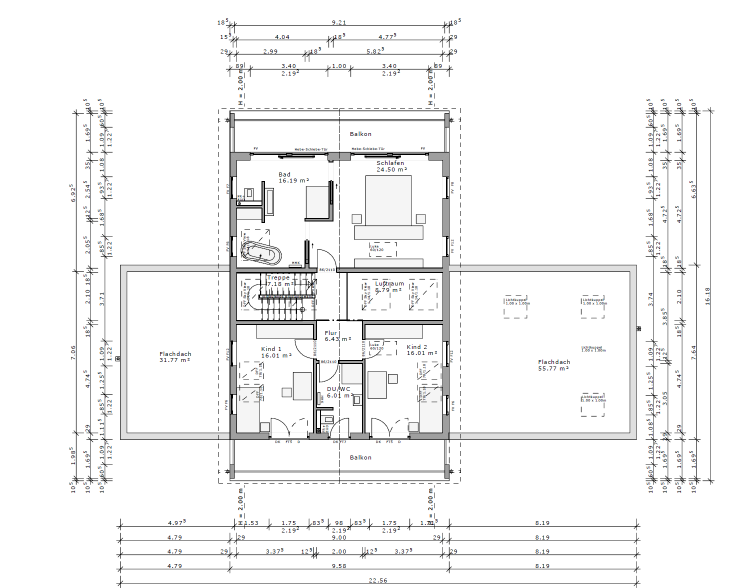
#> input picture demo/Floorplan_1stFloor.png, 1471 x 1175 px (shown at 1/2 size)
$ python demo.py --im_path demo/Floorplan_1stFloor.png
#> lines starting #> are read from the running program, lines starting #| are printed output that depends on the picture; after the words box and inside, x2 and y2 are one past the last pixel; in counts of white or black regions, pixels touching at a corner belong together
#> in main, im is the input picture: shape (1175, 1471, 3); mean R, G, B 244, 244, 244
### preprocess.py
from PIL import Image, ImageEnhance, ImageFilter, ImageOps
from matplotlib import pyplot as plt
import imageio.v2 as imageio
import numpy as np
import argparse
import cv2

parser = argparse.ArgumentParser()
parser.add_argument('--im_path', type=str, default='demo/Floorplan_1stFloor.png',
                    help='input image paths.')


def preprocessing(image, noise_removal_threshold=200):
#> called with noise_removal_threshold = 20
    gray = cv2.cvtColor(image, cv2.COLOR_BGR2GRAY)
    blur = cv2.GaussianBlur(gray, (3, 3), 0)

    # Apply adaptive thresholding
    _, binary = cv2.threshold(
        blur, 0, 255, cv2.THRESH_BINARY_INV + cv2.THRESH_OTSU)
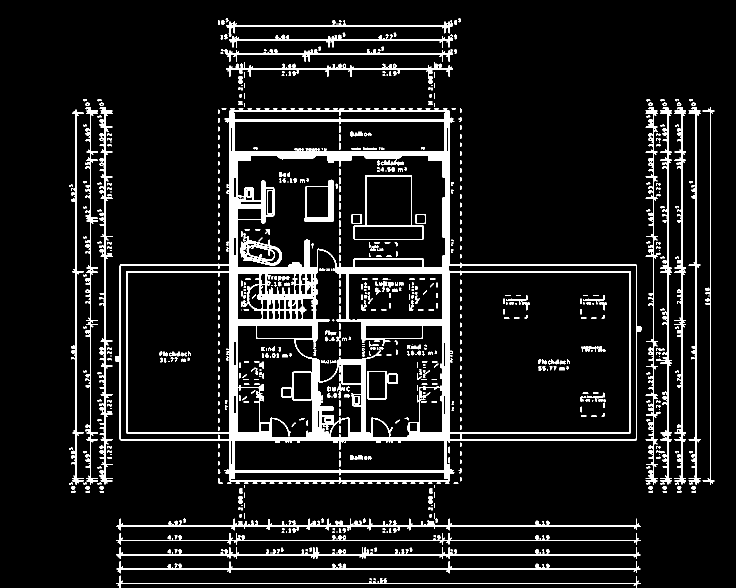
#> binary: shape (1175, 1471) (shown at 1/2 size); 9% white; 852 white regions (178 under 20 px)

    # Filter using contour area and remove small noise
    cnts = cv2.findContours(binary, cv2.RETR_TREE, cv2.CHAIN_APPROX_SIMPLE)
#> cnts = 1178 contours, 835 with area under 20; largest, box (x1, y1, x2, y2) and area: (230, 216, 1283, 968) 535436, (899, 544, 1260, 866) 115507, (474, 310, 892, 535) 81974, (254, 544, 459, 866) 65437, (590, 499, 885, 876) 42320
    cnts = cnts[0] if len(cnts) == 2 else cnts[1]
    for c in cnts:
        area = cv2.contourArea(c)
        if area < 10000:
            cv2.drawContours(binary, [c], -1, (0, 0, 0), -1)
#> this loop made 1178 passes
#> area on passes 3, 6, 8: 1265, 26.5, 1527
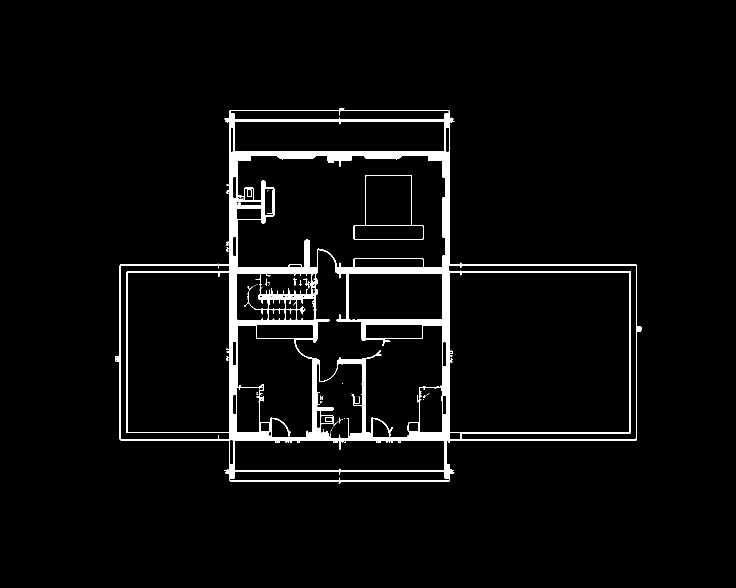
#> binary: shape (1175, 1471) (shown at 1/2 size); 3.8% white; 33 white regions (25 under 20 px), largest, box (x1, y1, x2, y2) and area: (230, 216, 1283, 968) 63980, (707, 350, 847, 480) 893, (586, 557, 594, 571) 36
    # Morph close and invert image
    kernel = cv2.getStructuringElement(cv2.MORPH_RECT, (5, 5))
#> kernel = [[1, 1, 1, 1, 1], [1, 1, 1, 1, 1], [1, 1, 1, 1, 1], [1, 1, 1, 1, 1], [1, 1, 1, 1, 1]]
    close = 255 - cv2.morphologyEx(binary,
                                   cv2.MORPH_CLOSE, kernel, iterations=2)
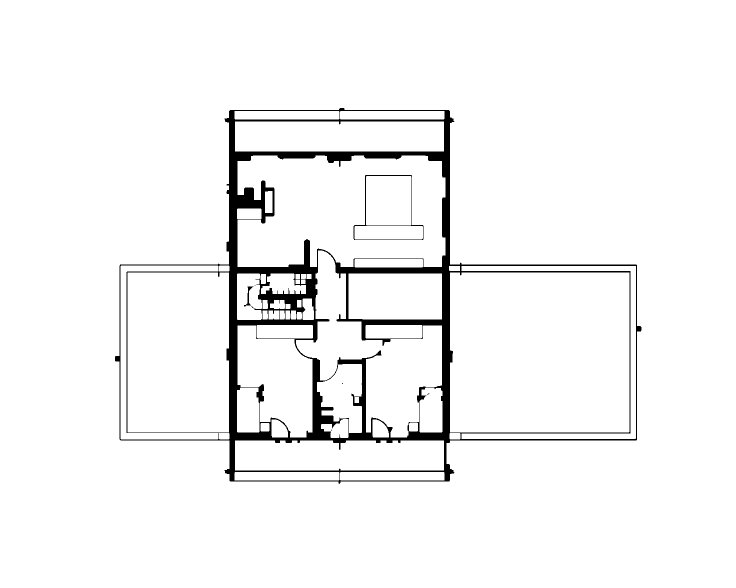
#> close: shape (1175, 1471) (shown at 1/2 size); 95.8% white; 8 black regions (6 under 20 px), largest, box (x1, y1, x2, y2) and area: (230, 216, 1283, 968) 71712, (707, 350, 847, 480) 893

    return image, close


def makeImageBetter(img, noise_removal_threshold=200):
    img, processed_image = preprocessing(img, noise_removal_threshold)
    # Convert the processed image to RGB
    processed_image_rgb = cv2.cvtColor(processed_image, cv2.COLOR_GRAY2RGB)
    # Ensure the processed image has the same type and format as the input image
    processed_image_rgb = processed_image_rgb.astype(np.uint8)

    return processed_image_rgb


# [15 lines left out: function main, not called in this run]


# [3 lines that do not run on import are left out]

### demo.py
from matplotlib import pyplot as plt
import os
import argparse
import numpy as np
import tensorflow as tf
import imageio.v2 as imageio
from PIL import Image
from matplotlib.patches import Patch


from preprocess import makeImageBetter

os.environ['CUDA_VISIBLE_DEVICES'] = '0'
os.environ['TF_CPP_MIN_LOG_LEVEL'] = '2'

# input image path
parser = argparse.ArgumentParser()

parser.add_argument('--im_path', type=str, default='demo/45719584.jpg',
                    help='input image paths.')

# color map
floorplan_map = {
    0: [255, 255, 255],  # background
    1: [192, 192, 224],  # closet
    2: [192, 255, 255],  # bathroom/washroom
    3: [224, 255, 192],  # living_room/kitchen/dining room
    4: [255, 224, 128],  # bedroom
    5: [255, 160, 96],  # hall
    6: [255, 224, 224],  # balcony
    7: [255, 255, 255],  # not used
    8: [255, 255, 255],  # not used
    9: [255, 60, 128],  # door & window
    10: [0, 0, 0]  # wall
}

floorplan_legend = {
    'background': [255, 255, 255],
    'closet': [192, 192, 224],
    'bathroom/washroom': [192, 255, 255],
    'living_room/kitchen/dining room': [224, 255, 192],
    'bedroom': [255, 224, 128],
    'hall': [255, 160, 96],
    'balcony': [255, 224, 224],
    'not used 1': [255, 255, 255],
    'not used 2': [255, 255, 255],
    'door & window': [255, 60, 128],
    'wall': [0, 0, 0]
}


def ind2rgb(ind_im, color_map=floorplan_map):
    rgb_im = np.zeros((ind_im.shape[0], ind_im.shape[1], 3))
    for i, rgb in color_map.items():
        rgb_im[(ind_im == i)] = rgb
    return rgb_im


def main(args):
    # load input
    im = imageio.imread(args.im_path, pilmode='RGB')
    plt.imshow(im)
    plt.show()
    im = makeImageBetter(im, 20)
    plt.imshow(im)
    plt.show()
    im = im.astype(np.float32) / 255.0  # Normalize to [0, 1]
    im = np.array(Image.fromarray(
        (im * 255).astype(np.uint8)).resize((512, 512))) / 255.0
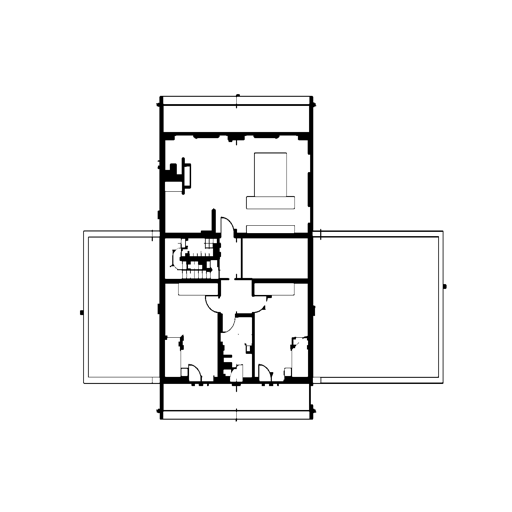
#> im: shape (512, 512, 3) float64; min 0, max 1, mean 0.958

    # create tensorflow session
    tf.compat.v1.disable_eager_execution()
#> (this line was passed over: tensorflow is not available in this run)

    with tf.compat.v1.Session() as sess:
        # initialize
        sess.run(tf.compat.v1.global_variables_initializer())
        sess.run(tf.compat.v1.local_variables_initializer())

        # restore pretrained model
        saver = tf.compat.v1.train.import_meta_graph(
            './pretrained/pretrained_r3d.meta')
        saver.restore(sess, './pretrained/pretrained_r3d')

        # get default graph
        graph = tf.compat.v1.get_default_graph()

        # restore inputs & outputs tensor
        x = graph.get_tensor_by_name('inputs:0')
        room_type_logit = graph.get_tensor_by_name('Cast:0')
        room_boundary_logit = graph.get_tensor_by_name('Cast_1:0')

        # infer results
        [room_type, room_boundary] = sess.run([room_type_logit, room_boundary_logit],
                                              feed_dict={x: im.reshape(1, 512, 512, 3)})
        room_type, room_boundary = np.squeeze(
            room_type), np.squeeze(room_boundary)

        # merge results
        floorplan = room_type.copy()
        floorplan[room_boundary == 1] = 9
        floorplan[room_boundary == 2] = 10
        floorplan_rgb = ind2rgb(floorplan)

        # plot results
        plt.subplot(121)
        plt.imshow(im)
        plt.subplot(122)
        plt.imshow(floorplan_rgb / 255.0)  # Normalize to [0, 1] for display

        legend_handles = [Patch(color=np.array(color) / 255.0, label=label)
                          for label, color in floorplan_legend.items()]
        plt.legend(handles=legend_handles, bbox_to_anchor=(
            1.05, 1), loc='upper left', borderaxespad=0.)

        plt.show()


if __name__ == "__main__":
    FLAGS, unparsed = parser.parse_known_args()
    main(FLAGS)
#> (the call stopped at in main, `with tf.compat.v1.Session() as sess:`: tensorflow is not available in this run)
